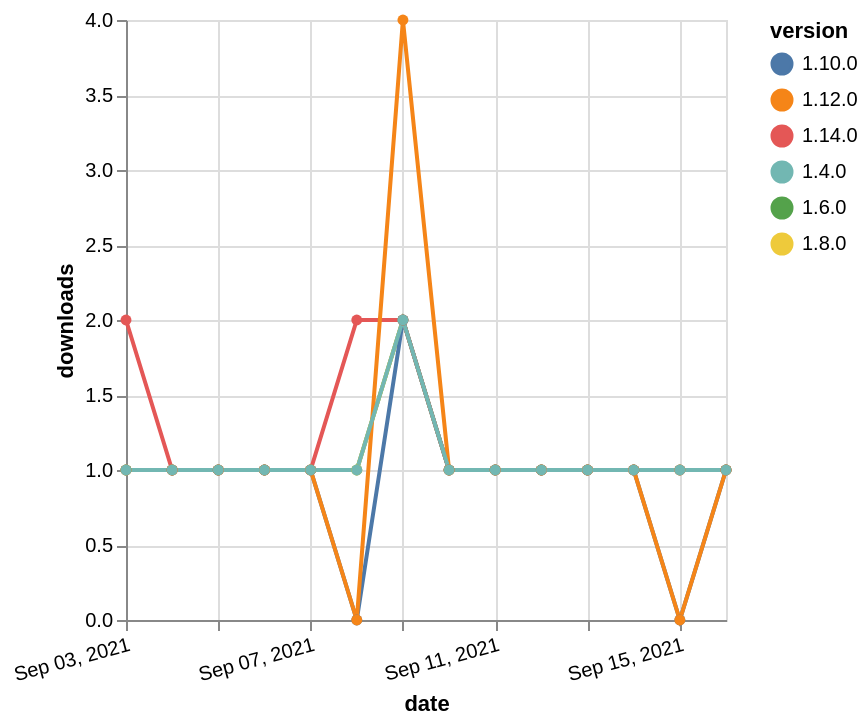

The Vega-Lite source for this figure:
### Vega-Lite specification from a JSON file in a GitHub repository (floating-point values rounded to 4 significant figures)
{"$schema": "https://vega.github.io/schema/vega-lite/v5.json", "description": "A simple bar chart with embedded data.", "data": {"values": [{"date": "2021-09-03", "total": 196, "delta": 1, "version": "1.6.0"}, {"date": "2021-09-04", "total": 197, "delta": 1, "version": "1.6.0"}, {"date": "2021-09-05", "total": 198, "delta": 1, "version": "1.6.0"}, {"date": "2021-09-06", "total": 199, "delta": 1, "version": "1.6.0"}, {"date": "2021-09-07", "total": 200, "delta": 1, "version": "1.6.0"}, {"date": "2021-09-08", "total": 201, "delta": 1, "version": "1.6.0"}, {"date": "2021-09-09", "total": 203, "delta": 2, "version": "1.6.0"}, {"date": "2021-09-10", "total": 204, "delta": 1, "version": "1.6.0"}, {"date": "2021-09-11", "total": 205, "delta": 1, "version": "1.6.0"}, {"date": "2021-09-12", "total": 206, "delta": 1, "version": "1.6.0"}, {"date": "2021-09-13", "total": 207, "delta": 1, "version": "1.6.0"}, {"date": "2021-09-14", "total": 208, "delta": 1, "version": "1.6.0"}, {"date": "2021-09-15", "total": 209, "delta": 1, "version": "1.6.0"}, {"date": "2021-09-16", "total": 210, "delta": 1, "version": "1.6.0"}, {"date": "2021-09-03", "total": 188, "delta": 1, "version": "1.8.0"}, {"date": "2021-09-04", "total": 189, "delta": 1, "version": "1.8.0"}, {"date": "2021-09-05", "total": 190, "delta": 1, "version": "1.8.0"}, {"date": "2021-09-06", "total": 191, "delta": 1, "version": "1.8.0"}, {"date": "2021-09-07", "total": 192, "delta": 1, "version": "1.8.0"}, {"date": "2021-09-08", "total": 193, "delta": 1, "version": "1.8.0"}, {"date": "2021-09-09", "total": 195, "delta": 2, "version": "1.8.0"}, {"date": "2021-09-10", "total": 196, "delta": 1, "version": "1.8.0"}, {"date": "2021-09-11", "total": 197, "delta": 1, "version": "1.8.0"}, {"date": "2021-09-12", "total": 198, "delta": 1, "version": "1.8.0"}, {"date": "2021-09-13", "total": 199, "delta": 1, "version": "1.8.0"}, {"date": "2021-09-14", "total": 200, "delta": 1, "version": "1.8.0"}, {"date": "2021-09-15", "total": 201, "delta": 1, "version": "1.8.0"}, {"date": "2021-09-16", "total": 202, "delta": 1, "version": "1.8.0"}, {"date": "2021-09-03", "total": 170, "delta": 1, "version": "1.10.0"}, {"date": "2021-09-04", "total": 171, "delta": 1, "version": "1.10.0"}, {"date": "2021-09-05", "total": 172, "delta": 1, "version": "1.10.0"}, {"date": "2021-09-06", "total": 173, "delta": 1, "version": "1.10.0"}, {"date": "2021-09-07", "total": 174, "delta": 1, "version": "1.10.0"}, {"date": "2021-09-08", "total": 174, "delta": 0, "version": "1.10.0"}, {"date": "2021-09-09", "total": 176, "delta": 2, "version": "1.10.0"}, {"date": "2021-09-10", "total": 177, "delta": 1, "version": "1.10.0"}, {"date": "2021-09-11", "total": 178, "delta": 1, "version": "1.10.0"}, {"date": "2021-09-12", "total": 179, "delta": 1, "version": "1.10.0"}, {"date": "2021-09-13", "total": 180, "delta": 1, "version": "1.10.0"}, {"date": "2021-09-14", "total": 181, "delta": 1, "version": "1.10.0"}, {"date": "2021-09-15", "total": 181, "delta": 0, "version": "1.10.0"}, {"date": "2021-09-16", "total": 182, "delta": 1, "version": "1.10.0"}, {"date": "2021-09-03", "total": 127, "delta": 2, "version": "1.14.0"}, {"date": "2021-09-04", "total": 128, "delta": 1, "version": "1.14.0"}, {"date": "2021-09-05", "total": 129, "delta": 1, "version": "1.14.0"}, {"date": "2021-09-06", "total": 130, "delta": 1, "version": "1.14.0"}, {"date": "2021-09-07", "total": 131, "delta": 1, "version": "1.14.0"}, {"date": "2021-09-08", "total": 133, "delta": 2, "version": "1.14.0"}, {"date": "2021-09-09", "total": 135, "delta": 2, "version": "1.14.0"}, {"date": "2021-09-10", "total": 136, "delta": 1, "version": "1.14.0"}, {"date": "2021-09-11", "total": 137, "delta": 1, "version": "1.14.0"}, {"date": "2021-09-12", "total": 138, "delta": 1, "version": "1.14.0"}, {"date": "2021-09-13", "total": 139, "delta": 1, "version": "1.14.0"}, {"date": "2021-09-14", "total": 140, "delta": 1, "version": "1.14.0"}, {"date": "2021-09-15", "total": 141, "delta": 1, "version": "1.14.0"}, {"date": "2021-09-16", "total": 142, "delta": 1, "version": "1.14.0"}, {"date": "2021-09-03", "total": 192, "delta": 1, "version": "1.12.0"}, {"date": "2021-09-04", "total": 193, "delta": 1, "version": "1.12.0"}, {"date": "2021-09-05", "total": 194, "delta": 1, "version": "1.12.0"}, {"date": "2021-09-06", "total": 195, "delta": 1, "version": "1.12.0"}, {"date": "2021-09-07", "total": 196, "delta": 1, "version": "1.12.0"}, {"date": "2021-09-08", "total": 196, "delta": 0, "version": "1.12.0"}, {"date": "2021-09-09", "total": 200, "delta": 4, "version": "1.12.0"}, {"date": "2021-09-10", "total": 201, "delta": 1, "version": "1.12.0"}, {"date": "2021-09-11", "total": 202, "delta": 1, "version": "1.12.0"}, {"date": "2021-09-12", "total": 203, "delta": 1, "version": "1.12.0"}, {"date": "2021-09-13", "total": 204, "delta": 1, "version": "1.12.0"}, {"date": "2021-09-14", "total": 205, "delta": 1, "version": "1.12.0"}, {"date": "2021-09-15", "total": 205, "delta": 0, "version": "1.12.0"}, {"date": "2021-09-16", "total": 206, "delta": 1, "version": "1.12.0"}, {"date": "2021-09-03", "total": 239, "delta": 1, "version": "1.4.0"}, {"date": "2021-09-04", "total": 240, "delta": 1, "version": "1.4.0"}, {"date": "2021-09-05", "total": 241, "delta": 1, "version": "1.4.0"}, {"date": "2021-09-06", "total": 242, "delta": 1, "version": "1.4.0"}, {"date": "2021-09-07", "total": 243, "delta": 1, "version": "1.4.0"}, {"date": "2021-09-08", "total": 244, "delta": 1, "version": "1.4.0"}, {"date": "2021-09-09", "total": 246, "delta": 2, "version": "1.4.0"}, {"date": "2021-09-10", "total": 247, "delta": 1, "version": "1.4.0"}, {"date": "2021-09-11", "total": 248, "delta": 1, "version": "1.4.0"}, {"date": "2021-09-12", "total": 249, "delta": 1, "version": "1.4.0"}, {"date": "2021-09-13", "total": 250, "delta": 1, "version": "1.4.0"}, {"date": "2021-09-14", "total": 251, "delta": 1, "version": "1.4.0"}, {"date": "2021-09-15", "total": 252, "delta": 1, "version": "1.4.0"}, {"date": "2021-09-16", "total": 253, "delta": 1, "version": "1.4.0"}]}, "width": "container", "mark": {"type": "line", "point": {"filled": true}}, "encoding": {"x": {"field": "date", "type": "temporal", "timeUnit": "yearmonthdate", "title": "date", "axis": {"labelAngle": -15}}, "y": {"field": "delta", "type": "quantitative", "title": "downloads"}, "color": {"field": "version", "type": "nominal"}, "tooltip": {"field": "delta"}}}
